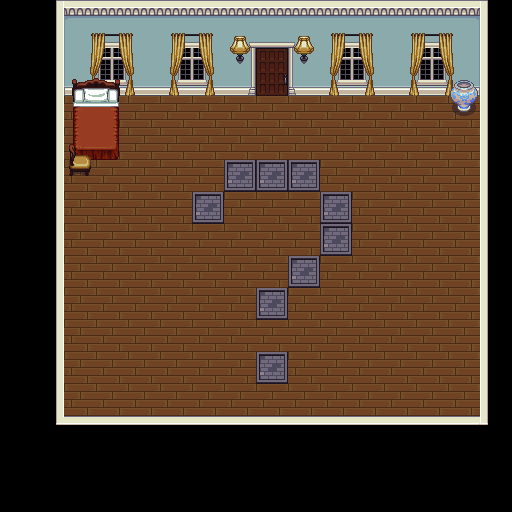

The image is a tile-based game level rendered from a .tmx file. Its description and source (layers, tilesets, objects; grid data summarised) follow:
An orthogonal 16x16 tile map with 32x32 px tiles, 5 tile layers (base_layer, windows, curtains, things_a, ...), 2 tilesets.

<map version="1.0" orientation="orthogonal" width="16" height="16" tilewidth="32" tileheight="32">
 <tileset firstgid="1" source="../../gamesprites/inside.tsx" />
 <tileset firstgid="170" source="../../gamesprites/house.tsx" />
 <layer name="base_layer" width="16" height="16">
  <data>[256 cells, 209 non-empty, 18 distinct tile ids]</data>
 </layer>
 <layer name="windows" width="16" height="16">
  <data>[256 cells, 14 non-empty, 8 distinct tile ids]</data>
 </layer>
 <layer name="curtains" width="16" height="16">
  <data>[256 cells, 26 non-empty, 16 distinct tile ids]</data>
 </layer>
 <layer name="things_a" width="16" height="16">
  <data>[256 cells, 10 non-empty, 9 distinct tile ids]</data>
 </layer>
 <layer name="things_b" width="16" height="16">
  <data>[256 cells, 11 non-empty, 3 distinct tile ids]</data>
 </layer>
</map>
